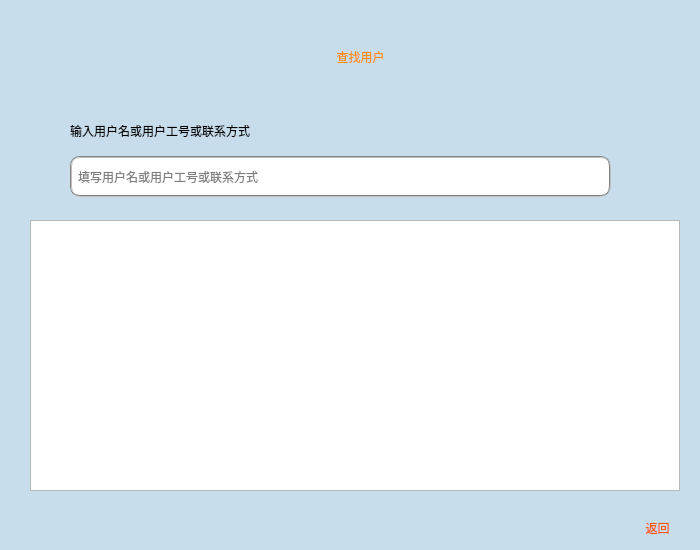
<?xml version="1.0" encoding="UTF-8"?>
<ui version="4.0">
 <class>FindUser</class>
 <widget class="QMainWindow" name="FindUser">
  <property name="geometry">
   <rect>
    <x>0</x>
    <y>0</y>
    <width>700</width>
    <height>550</height>
   </rect>
  </property>
  <property name="windowTitle">
   <string>MainWindow</string>
  </property>
  <widget class="QWidget" name="centralwidget">
   <widget class="QLabel" name="label_5">
    <property name="geometry">
     <rect>
      <x>40</x>
      <y>161</y>
      <width>30</width>
      <height>30</height>
     </rect>
    </property>
    <property name="styleSheet">
     <string notr="true">background-image: url(:/res/res/User.png);</string>
    </property>
    <property name="text">
     <string/>
    </property>
   </widget>
   <widget class="QLineEdit" name="le_SearchData">
    <property name="geometry">
     <rect>
      <x>70</x>
      <y>156</y>
      <width>541</width>
      <height>41</height>
     </rect>
    </property>
    <property name="styleSheet">
     <string notr="true">font: 10pt &quot;方正粗圆简体&quot;;border:2px groove gray;border-radius:10px;padding:2px 4px</string>
    </property>
    <property name="placeholderText">
     <string>填写用户名或用户工号或联系方式</string>
    </property>
    <property name="clearButtonEnabled">
     <bool>true</bool>
    </property>
   </widget>
   <widget class="QLabel" name="label_4">
    <property name="geometry">
     <rect>
      <x>617</x>
      <y>517</y>
      <width>81</width>
      <height>21</height>
     </rect>
    </property>
    <property name="styleSheet">
     <string notr="true">font:9pt &quot;方正粗圆简体&quot;;
color: rgb(255, 85, 0);</string>
    </property>
    <property name="text">
     <string>返回</string>
    </property>
    <property name="alignment">
     <set>Qt::AlignCenter</set>
    </property>
   </widget>
   <widget class="QLabel" name="label_6">
    <property name="geometry">
     <rect>
      <x>70</x>
      <y>116</y>
      <width>361</width>
      <height>30</height>
     </rect>
    </property>
    <property name="styleSheet">
     <string notr="true">font: 13pt &quot;方正粗圆简体&quot;;
</string>
    </property>
    <property name="text">
     <string>输入用户名或用户工号或联系方式</string>
    </property>
   </widget>
   <widget class="QPushButton" name="pb_back">
    <property name="geometry">
     <rect>
      <x>670</x>
      <y>510</y>
      <width>30</width>
      <height>30</height>
     </rect>
    </property>
    <property name="styleSheet">
     <string notr="true">background-color: rgba(154, 200, 233, 115);background-image: url(:/res/res/ADD_GOODS_ICO/menu.png);</string>
    </property>
    <property name="text">
     <string/>
    </property>
    <property name="flat">
     <bool>true</bool>
    </property>
   </widget>
   <widget class="QLabel" name="label_3">
    <property name="geometry">
     <rect>
      <x>10</x>
      <y>16</y>
      <width>701</width>
      <height>81</height>
     </rect>
    </property>
    <property name="styleSheet">
     <string notr="true">font: 30pt &quot;方正粗圆简体&quot;;
color: rgb(255, 140, 0);</string>
    </property>
    <property name="text">
     <string>查找用户</string>
    </property>
    <property name="alignment">
     <set>Qt::AlignCenter</set>
    </property>
   </widget>
   <widget class="QPushButton" name="pb_GoSearch">
    <property name="geometry">
     <rect>
      <x>620</x>
      <y>150</y>
      <width>50</width>
      <height>50</height>
     </rect>
    </property>
    <property name="styleSheet">
     <string notr="true">background-image: url(:/res/res/ICO2/search2.png);
color: rgba(154, 200, 233, 115);</string>
    </property>
    <property name="text">
     <string/>
    </property>
    <property name="flat">
     <bool>true</bool>
    </property>
   </widget>
   <widget class="QTableView" name="tb_result">
    <property name="geometry">
     <rect>
      <x>30</x>
      <y>220</y>
      <width>650</width>
      <height>271</height>
     </rect>
    </property>
    <property name="styleSheet">
     <string notr="true">font: 9pt &quot;雅痞-简&quot;;</string>
    </property>
   </widget>
   <widget class="QLabel" name="label">
    <property name="geometry">
     <rect>
      <x>0</x>
      <y>0</y>
      <width>700</width>
      <height>550</height>
     </rect>
    </property>
    <property name="styleSheet">
     <string notr="true">
background-color: rgba(154, 200, 233, 115);</string>
    </property>
    <property name="text">
     <string/>
    </property>
   </widget>
   <zorder>label</zorder>
   <zorder>label_5</zorder>
   <zorder>le_SearchData</zorder>
   <zorder>label_4</zorder>
   <zorder>label_6</zorder>
   <zorder>pb_back</zorder>
   <zorder>label_3</zorder>
   <zorder>pb_GoSearch</zorder>
   <zorder>tb_result</zorder>
  </widget>
  <widget class="QMenuBar" name="menubar">
   <property name="geometry">
    <rect>
     <x>0</x>
     <y>0</y>
     <width>700</width>
     <height>23</height>
    </rect>
   </property>
  </widget>
 </widget>
 <resources/>
 <connections/>
</ui>
